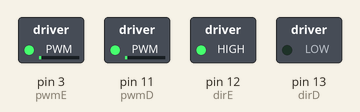
A sketch run on a simulated Arduino Uno, built with avr-gcc and run on an emulated ATmega328P. On the bench: switched loads named in the sketch (green lamp = pin HIGH).

Above: at 0.05 s.
At 9.4 s:
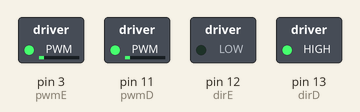
At 14.05 s:
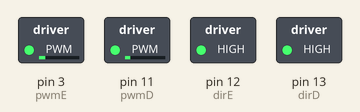
At 18.8 s:
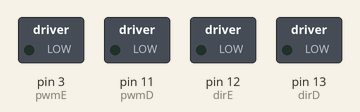
Timing chart, 0 to 21.7 s (numbered marks = the images above):
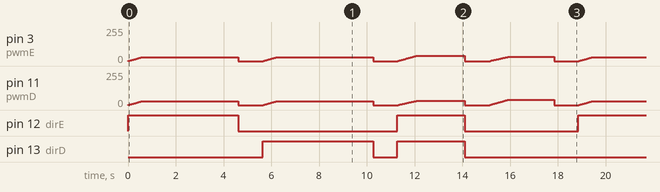

The sketch:

Autonomo.ino
```cpp
#define Horario  0                     //Sentido Horario
#define AntiHorario 1                   //Sentido Anti-Horario

const byte pwmE = 3;                  // Controle PWM (velocidade) para o motor ESQUERDO
const byte pwmD = 11;                 // Controle PWM (velocidade) para o motor DIREITO
const byte dirE = 12;                 // Controle de direção para o motor ESQUERDO
const byte dirD = 13;                 // Controle de direção para o motor DIREITO

void setup()
{
  setupArdumoto();
}

void loop()
{
  moverFrente();
  pararMotores();


  moverTras();
  pararMotores();


  virarDireita();
  pararMotores();

  virarEsquerda();
  pararMotores();
}

void setupArdumoto()
{
  pinMode(pwmE, OUTPUT);
  pinMode(pwmD, OUTPUT);
  pinMode(dirE, OUTPUT);
  pinMode(dirD, OUTPUT);

  digitalWrite(pwmE, LOW);
  digitalWrite(pwmD, LOW);
  digitalWrite(dirE, LOW);
  digitalWrite(dirD, LOW);
}

void mover(const byte sentidoE, const byte sentidoD, int velMax)
{
  digitalWrite(dirE, sentidoE);
  digitalWrite(dirD, sentidoD);
  for (int vel = 0; vel <= velMax; vel++)
  {
    analogWrite(pwmE, vel);
    analogWrite(pwmD, vel);
    delay(20);
  }
  if(velMax != 0)
    delay(4000);
}

void girar(const byte sentidoE, const byte sentidoD, int velMaxE, int velMaxD)
{
  digitalWrite(dirE, sentidoE);
  digitalWrite(dirD, sentidoD);
  if(velMaxE > velMaxD)
  {
    for (int vel = 0; vel <= velMaxE; vel++)
    {
      analogWrite(pwmE, vel);
      analogWrite(pwmD, vel*4/5);
      delay(20);
    }
    delay(2000);
  }
  else
  {
    for (int vel = 0; vel <= velMaxD; vel++)
    {
      analogWrite(pwmE, vel*4/5);
      analogWrite(pwmD, vel);
      delay(20);
    }
    delay(1900);
  }

}

void pararMotores()
{
  mover(Horario, Horario, 0);
  delay(1000);
}

void moverFrente()
{
  mover(AntiHorario, Horario, 30);
}

void moverTras()
{
  mover(Horario, AntiHorario, 30);
}

void virarDireita()
{
  girar(AntiHorario, AntiHorario, 40, 10);
}

void virarEsquerda()
{
  girar(Horario, Horario, 10, 40);
}
```

Measured:
- by itself, pin 12 (dirE): LOW → HIGH at 0.00 s, → LOW 4.6 s later, → HIGH 6.7 s later, → LOW 2.8 s later, … (9 changes in this stretch)
- by itself, pin 13 (dirD): LOW → HIGH at 5.6 s, → LOW 4.6 s later, → HIGH 1.0 s later, → LOW 2.8 s later, … (8 changes in this stretch)
